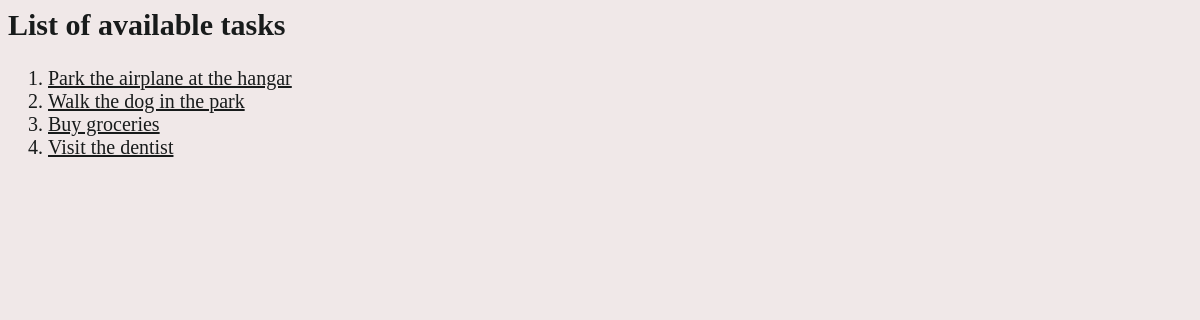
/todo/, run on the app's committed database.
### todo/models.py (models this page shows, shortened)
class Task(models.Model):
  task_text = models.CharField(max_length=200)
  creation_date = models.DateTimeField('date created')
  due_date = models.DateTimeField('date[when] due')
  importance = models.CharField(max_length=20)
  user = models.ForeignKey(User, on_delete = models.CASCADE, blank = True, null = True)

### todo/views.py (the view)
# urls.py: path('', views.IndexView.as_view(), name='index'),
class IndexView(generic.ListView):
  template_name = 'todo/index.html'
  context_object_name = 'task_list'
  def get_queryset(self):
    return Task.objects.order_by('-due_date')

### todo/templates/todo/index.html (shortened to what this page needs)
{% load static %}
<html>
  <head>
    <link rel="stylesheet" href="{% static 'css/styles.css' %}">
  </head>
  <body>
    {% if task_list %}
      <h2>List of available tasks</h2>
      <ol>
        {% for task in task_list %}
          <li>
            <a href="{% url 'todo:details' task.id %}">
              {{task.task_text}}
            </a>
          </li>
        {% endfor %}
      </ol>
    {% endif %}
  </body>
</html>

### todo/static/css/styles.css (style rules this page uses)
a { font-size: 20px; color: rgb(24, 27, 27); }
body { background-color: rgb(240, 232, 232); font-size: 20px; color: rgb(24, 27, 27); }

### data on the page
Task: task_text "Park the airplane at the hangar"
Task: task_text "Walk the dog in the park"
Task: task_text "Buy groceries"
Task: task_text "Visit the dentist"
